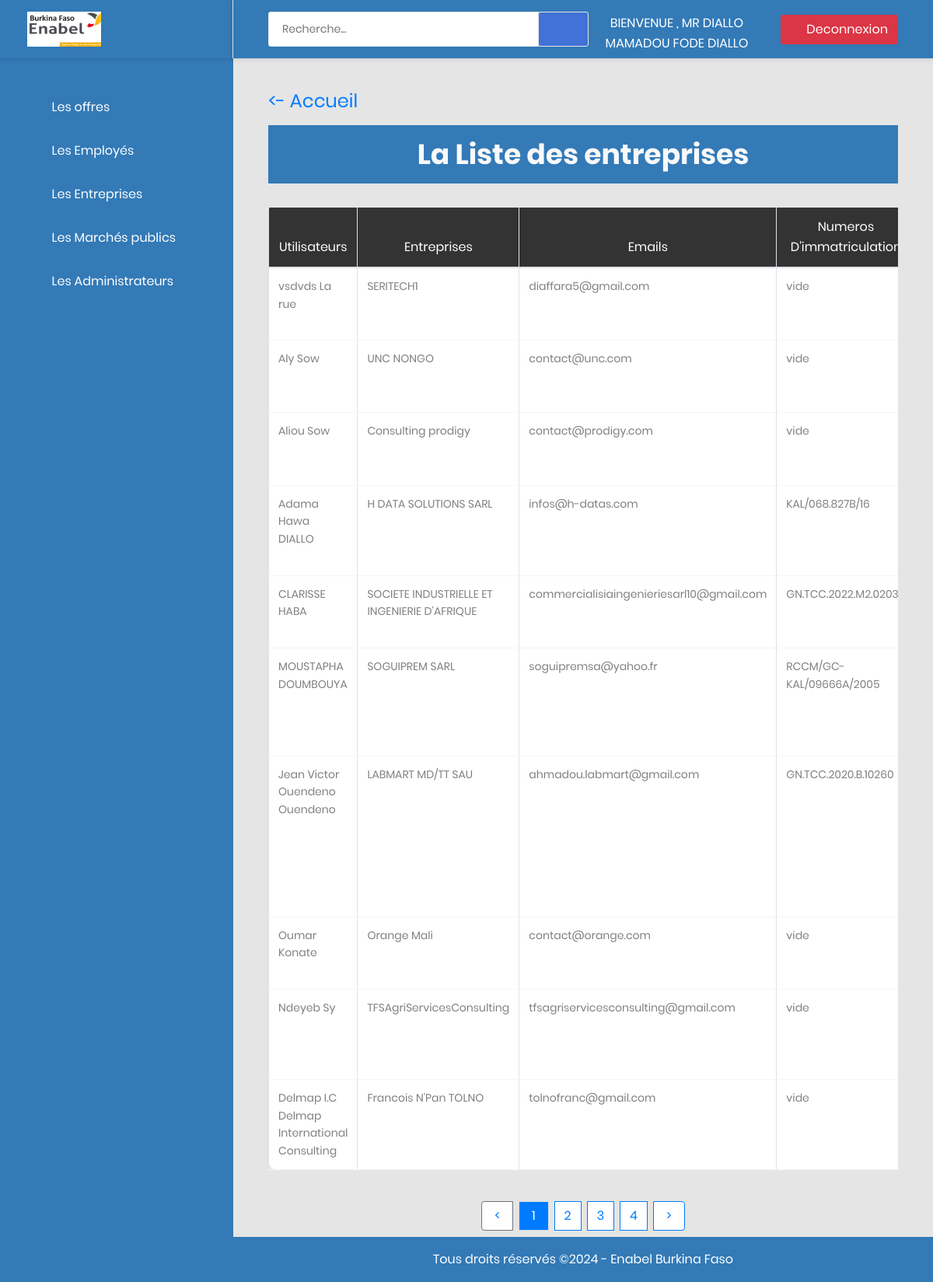
Page /sadmin/entreprises/ (signed in) on the earlier database version.
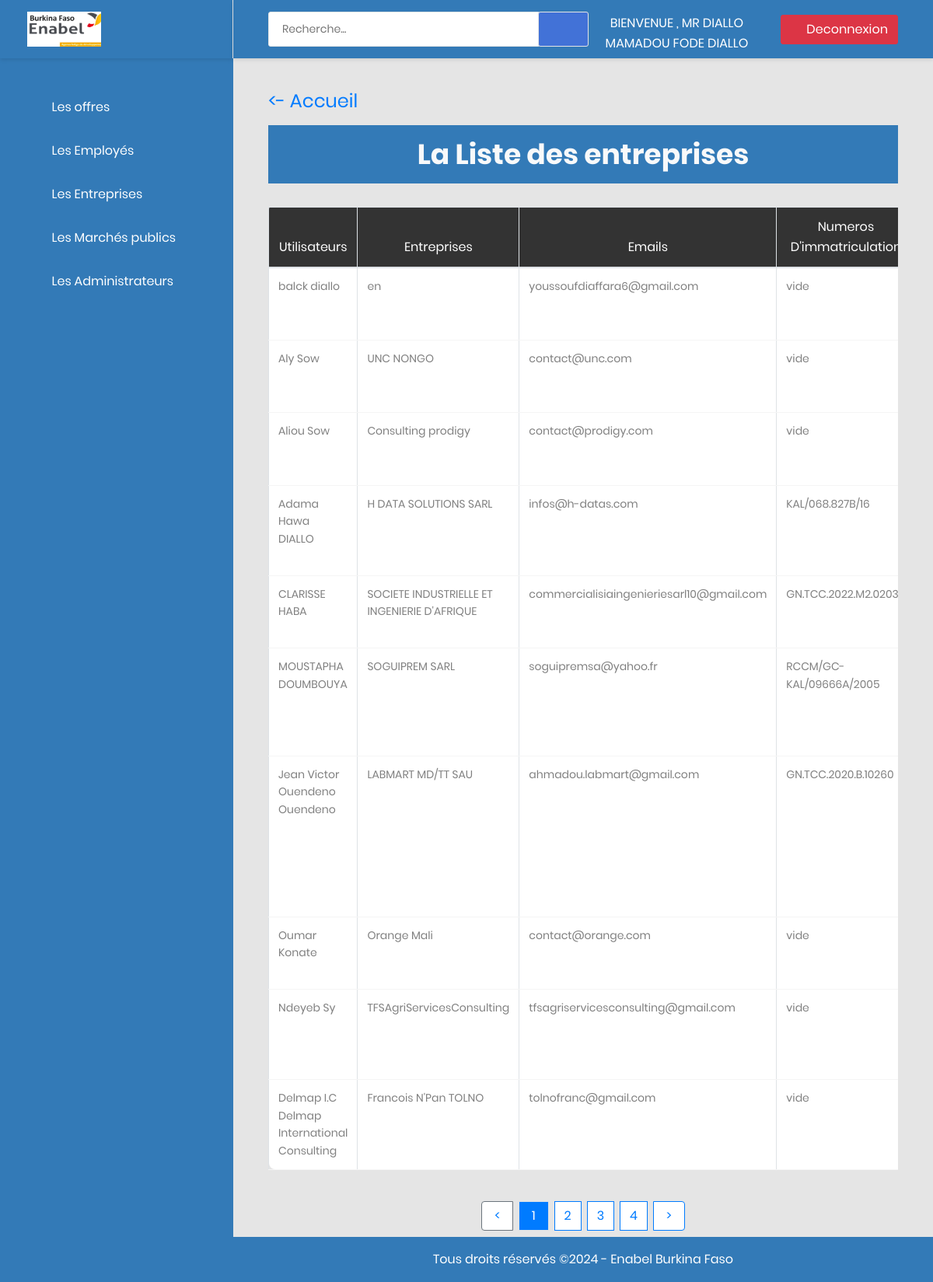
Same page on the later database version.
### app_blog/models.py (models this page shows, shortened)
class Entreprise(models.Model):
    utilisateur = models.OneToOneField(User, on_delete=models.CASCADE)
    nom_entrep = models.CharField(max_length=115, verbose_name="Nom de l'entreprise")
    adresse_entrep = models.CharField(max_length=200, verbose_name="adresse de l'entreprise")
    email_entrep = models.EmailField(verbose_name="email de l'entreprise")
    idtel = models.CharField(max_length=10, blank=True)
    telephone = models.CharField(max_length=10)
    activite = models.CharField(max_length=115, verbose_name="domaine d'activité", blank=True)
    secteur = models.CharField(max_length=120, verbose_name="domaine d'activité" ,blank=True)
    immatriculation = models.CharField(max_length=30, blank=True, null=True)
    date = models.DateTimeField(auto_now_add=True)

### app_admin/views.py (the view)
# urls.py: path("entreprises/", views.entreprises, name='entreprises'),
@user_passes_test(is_superuser, login_url="Aconnexion")
def entreprises(request):
    entreprises =  Entreprise.objects.all().order_by("-date")
    page = request.GET.get('page', 1)
    paginator = Paginator(entreprises, 10)  # Afficher 10 entreprises par page
    try:
        entreprises_paginated = paginator.page(page)
    except PageNotAnInteger:
        entreprises_paginated = paginator.page(1)
    except EmptyPage:
        entreprises_paginated = paginator.page(paginator.num_pages)
    context = {"entreprises": entreprises_paginated}
    return render(request, template_name="app_admin/entreprise.html", context=context)

### app_admin/views.py (called while the page is built)
def is_superuser(user):
    return user.is_superuser

### app_admin/templates/app_admin/entreprise.html (shortened to what this page needs)
{% extends 'baseA.html' %}
{% block content %}
{% include 'baseMenu.html' %}
<div class="main-content">
    <div class="section__content section__content--p30">
        <div class="container-fluid">
            <div class="row">
                <div class="col-md-12">
                    <div class="overview-wrap mb-3">
                        <h2 class="title-3"><a href="{%url 'accueil'%}"><- Accueil </a></h2>
                    </div>
                </div>
            </div>
            <h1 class="text-center  text-light pt-3 pb-3" style="background-color: #337ab7; color:#fff;">La Liste des entreprises </h1>
            <div class="row m-t-30">
                <div class="col-md-12">
                    <div class="table-responsive m-b-40">
                        <table class="table table-bordered table-data3">
                            <thead>
                                <tr>
                                <th>Utilisateurs</th>
                                <th>Entreprises</th>
                                <th>Emails</th>
                                <th>Numeros d'immatriculation</th>
                                </tr>
                            </thead>
                            <tbody class="text-dark">
                                {% for entreprise in entreprises %}
                                <tr>
                                    <td>{{ entreprise.utilisateur.first_name }} {{ entreprise.utilisateur.last_name }}</td>
                                    <td>{{ entreprise.nom_entrep }}</td>
                                    <td>{{ entreprise.email_entrep }}</td>
                                    <td>{% if entreprise.immatriculation %}{{ entreprise.immatriculation }} {% else %} vide {% endif %}</td>
                                </tr>
                                {%empty%}
                                <h2 class="text-center"> Aucune entreprise n'a été enregistrée pour le moment </h2>
                                <br>
                                {% endfor %}
                            </tbody>
                    </table>
                </div>
            </div>
        </div>
        <div class='mb-0'>
            {% if entreprises.has_previous or entreprises.has_next %}
            <ul class="pagination justify-content-center">
                <li class="page-item mx-1">
                    {% if entreprises.has_previous %}
                        <a class="page-link px-3 py-2 border border-primary rounded-full text-primary" href="?page={{ entreprises.previous_page_number }}">
                            &lt;
                        </a>
                    {% else %}
                        <span class="page-link disabled px-3 py-2 border border-secondary rounded-full cursor-not-allowed">
                            &lt;
                        </span>
                    {% endif %}
                </li>
                {% for num_page in entreprises.paginator.page_range %}
                    <li class="page-item mx-1">
                        {% if entreprises.number == num_page %}
                            <a class="page-link active bg-primary text-white px-3 py-2 rounded-full" href="?page={{ num_page }}">
                                {{ num_page }}
                            </a>
                        {% else %}
                            <a class="page-link border border-primary rounded-full text-primary" href="?page={{ num_page }}">
                                {{ num_page }}
                            </a>
                        {% endif %}
                    </li>
                {% endfor %}
                <li class="page-item mx-1">
                    {% if entreprises.has_next %}
                        <a class="page-link px-3 py-2 border border-primary rounded-full text-primary" href="?page={{ entreprises.next_page_number }}">
                            &gt;
                        </a>
                    {% else %}
                        <span class="page-link disabled px-3 py-2 border border-secondary rounded-full cursor-not-allowed">
                            &gt;
                        </span>
                    {% endif %}
                </li>
            </ul>
          {% endif %}
        </div>
    </div>
</div>
  {% endblock %}

### app_admin/templates/baseA.html (shortened to what this page needs)
{% load static %}
<!DOCTYPE html>
<html lang="fr">
<head>
    <link href="{% static 'css/font-face.css'%}" rel="stylesheet" media="all">
    <link href="{% static 'vendor/font-awesome-4.7/css/font-awesome.min.css' %}" rel="stylesheet" media="all">
    <link href="{% static 'vendor/font-awesome-5/css/fontawesome-all.min.css' %}" rel="stylesheet" media="all">
    <link href="{% static 'vendor/mdi-font/css/material-design-iconic-font.min.css' %}" rel="stylesheet" media="all">
    <link href="{% static 'vendor/bootstrap-4.1/bootstrap.min.css' %}" rel="stylesheet" media="all">
    <link href="{% static 'vendor/animsition/animsition.min.css" rel="stylesheet' %}" media="all">
    <link href="{% static 'vendor/bootstrap-progressbar/bootstrap-progressbar-3.3.4.min.css' %}" rel="stylesheet" media="all">
    <link href="{% static 'vendor/wow/animate.css" rel="stylesheet' %}" media="all">
    <link href="{% static 'vendor/css-hamburgers/hamburgers.min.css' %}" rel="stylesheet" media="all">
    <link href="{% static 'vendor/slick/slick.css' %}" rel="stylesheet" media="all">
    <link href="{% static 'vendor/select2/select2.min.css' %}" rel="stylesheet" media="all">
    <link href="{% static 'vendor/perfect-scrollbar/perfect-scrollbar.css' %}" rel="stylesheet" media="all">
    <link href="{% static 'css/theme.css' %}" rel="stylesheet" media="all">
</head>
<body class="">
   {% block content %}
   {% endblock %}
</body>
    <footer class="text-white text-center py-3 mt-2" style="background-color: #337ab7;">
        <p>Tous droits réservés &copy;<script>document.write(new Date().getFullYear());</script> - Enabel Burkina Faso</p>
    </footer>
</html>

### app_admin/templates/baseMenu.html (shortened to what this page needs)
{% load static %}
{% block content %}
<aside class="menu-sidebar d-none d-lg-block" style="background-color:#337ab7;">
    <div class="logo" style="background-color:#337ab7;">
        <a href="{% url 'accueil' %}">
            <img src="{% static 'logo1.png' %}" style="width:95px;"alt="enabelAdmin" />
        </a>
    </div>
    <div class="menu-sidebar__content js-scrollbar1">
        <nav class="navbar-sidebar">
            <ul class="list-unstyled navbar__list">
                <li class="has-sub">
                    <a class="js-arrow" style="color:#fff;" href="#">
                        <i class="fas fa-check-circle"></i>Les offres</a>
                </li>
                <li class="has-sub">
                    <a class="js-arrow" style="color:#fff;" href="#">
                        <i class="fas fa-user"></i>Les Employés</a>
                </li>
                   <li class="has-sub">
                    <a class="js-arrow" style="color:#fff;" href="#">
                        <i class="fas fa-calendar"></i>Les Entreprises</a>
                </li>
                    <li class="has-sub">
                        <a class="js-arrow" style="color:#fff;" href="#">
                            <i class="fas fa-home"></i>Les Marchés publics</a>
                    </li>
                   {% if user.is_staff %}
                    <li class="has-sub">
                        <a class="js-arrow" style="color:#fff;" href="#">
                            <i class="fas fa-user-circle"></i>Les Administrateurs</a>
                    </li>
                   {% endif %}
            </ul>
        </nav>
    </div>
</aside>
<div class="page-container">
    <header class="header-desktop" style="background-color:#337ab7;" >
        <div class="section__content section__content--p30">
            <div class="container-fluid">
                <div class="header-wrap">
                    <form class="form-header" action="{% url 'rechercher' %}"  method="GET">
                        <input class="au-input au-input--xl" type="text" name="q"   placeholder="Recherche..." />
                        <button class="au-btn--submit" type="submit">
                            <i class="zmdi zmdi-search"></i>
                        </button>
                    </form>
                        <p style="color:#fff;" class="text-uppercase text-center m-t-10" > Bienvenue , Mr {{ user.last_name}} {{ user.first_name}}  </a>
                    <div class="header-button">
                           <a style="color:#fff; float:right;" class="m-l-20 btn btn-danger" href="{%url 'Adeconnexion'%}">
                            <i class="zmdi zmdi-power mr-2"></i>Deconnexion</a>
                    </div>
                </div>
            </div>
        </div>
    </header>
{% endblock %}

### app_admin/templates/baseA.html (style rules this page uses)
ul { list-style-type: none; padding-left: 0; }

Differences in the rows shown:
removed Entreprise: utilisateur.first_name "vsdvds", utilisateur.last_name "La rue", nom_entrep "SERITECH1", email_entrep "diaffara5@gmail.com", shows "vide"
added Entreprise: utilisateur.first_name "balck", utilisateur.last_name "diallo", nom_entrep "en", email_entrep "youssoufdiaffara6@gmail.com", shows "vide"
